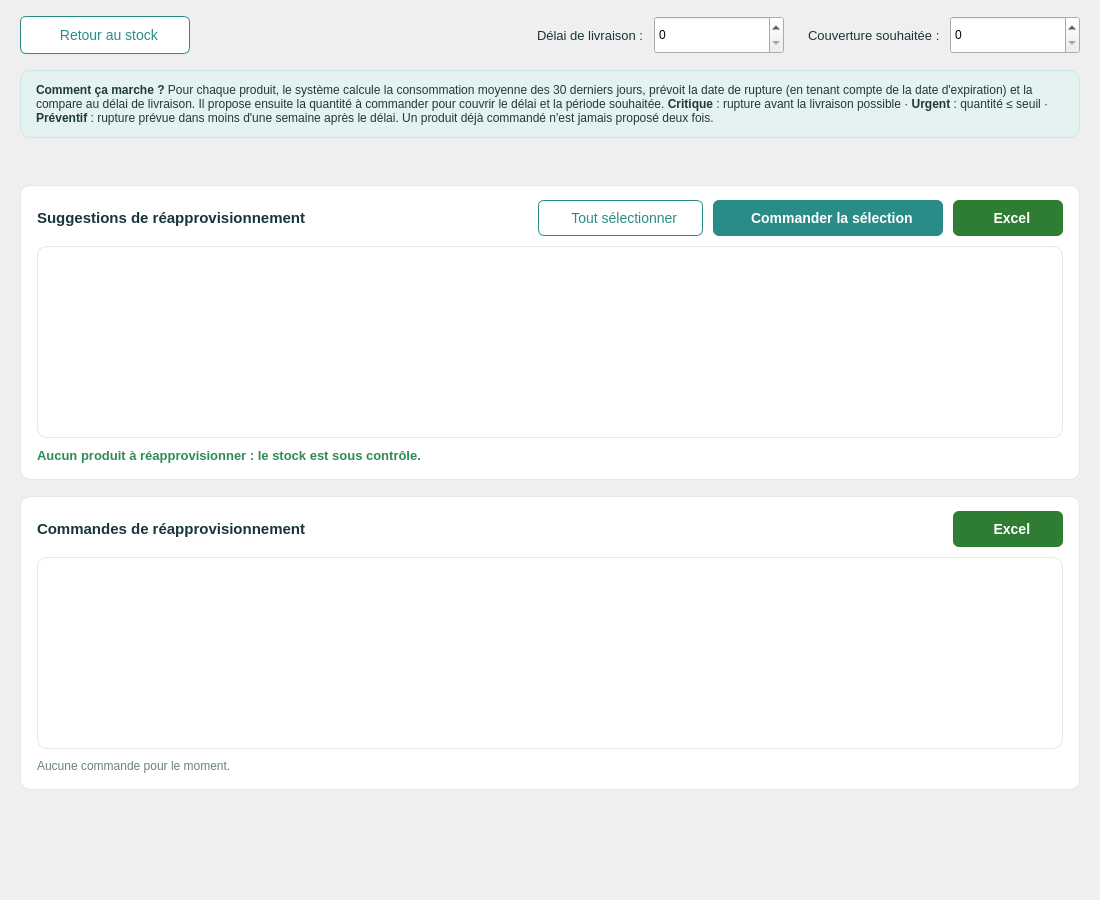
             <widget class="QWidget" name="contenuReappro">
              <property name="geometry">
               <rect>
                <x>0</x>
                <y>0</y>
                <width>1100</width>
                <height>900</height>
               </rect>
              </property>
              <property name="styleSheet">
               <string>#contenuReappro { background-color:#F4F8F8; }</string>
              </property>
              <layout class="QVBoxLayout" name="layoutContenuReappro">
               <property name="spacing">
                <number>16</number>
               </property>
               <property name="leftMargin">
                <number>20</number>
               </property>
               <property name="topMargin">
                <number>16</number>
               </property>
               <property name="rightMargin">
                <number>20</number>
               </property>
               <property name="bottomMargin">
                <number>25</number>
               </property>
               <item>
                <widget class="QWidget" name="barreReappro">
                 <layout class="QHBoxLayout" name="layout_barreReappro">
                  <property name="spacing">
                   <number>10</number>
                  </property>
                  <property name="leftMargin">
                   <number>0</number>
                  </property>
                  <property name="topMargin">
                   <number>0</number>
                  </property>
                  <property name="rightMargin">
                   <number>0</number>
                  </property>
                  <property name="bottomMargin">
                   <number>0</number>
                  </property>
                  <item>
                   <widget class="QPushButton" name="btnRetourStock">
                    <property name="minimumSize">
                     <size>
                      <width>170</width>
                      <height>38</height>
                     </size>
                    </property>
                    <property name="maximumSize">
                     <size>
                      <width>170</width>
                      <height>38</height>
                     </size>
                    </property>
                    <property name="cursor">
                     <cursorShape>PointingHandCursor</cursorShape>
                    </property>
                    <property name="styleSheet">
                     <string>QPushButton { background:white; color:#2A8C86; border:1px solid #2A8C86; border-radius:6px; font-size:14px; }
QPushButton:hover { background-color:#E6F2F1; }
QPushButton:disabled { color:#A9B8B8; border:1px solid #D5E0E0; background:#F4F7F7; }</string>
                    </property>
                    <property name="text">
                     <string>  Retour au stock</string>
                    </property>
                    <property name="icon">
                     <iconset resource="ressources.qrc">:/icones/fleche_gauche_teal.png<normaloff>:/icones/fleche_gauche_teal.png</normaloff>
                     </iconset>
                    </property>
                    <property name="iconSize">
                     <size>
                      <width>18</width>
                      <height>18</height>
                     </size>
                    </property>
                   </widget>
                  </item>
                  <item>
                   <spacer name="espaceBarreReappro">
                    <property name="orientation">
                     <enum>Qt::Horizontal</enum>
                    </property>
                    <property name="sizeHint" stdset="0">
                     <size>
                      <width>40</width>
                      <height>20</height>
                     </size>
                    </property>
                   </spacer>
                  </item>
                  <item>
                   <widget class="QLabel" name="lblDelaiStock">
                    <property name="styleSheet">
                     <string>color:#17363A; font-size:13px;</string>
                    </property>
                    <property name="text">
                     <string>Délai de livraison :</string>
                    </property>
                   </widget>
                  </item>
                  <item>
                   <widget class="QSpinBox" name="spinDelaiStock">
                    <property name="minimumSize">
                     <size>
                      <width>130</width>
                      <height>38</height>
                     </size>
                    </property>
                    <property name="maximumSize">
                     <size>
                      <width>130</width>
                      <height>38</height>
                     </size>
                    </property>
                    <property name="toolTip">
                     <string>Nombre de jours entre la commande et la livraison</string>
                    </property>
                   </widget>
                  </item>
                  <item>
                   <spacer name="espaceParam">
                    <property name="orientation">
                     <enum>Qt::Horizontal</enum>
                    </property>
                    <property name="sizeType">
                     <enum>QSizePolicy::Fixed</enum>
                    </property>
                    <property name="sizeHint" stdset="0">
                     <size>
                      <width>14</width>
                      <height>20</height>
                     </size>
                    </property>
                   </spacer>
                  </item>
                  <item>
                   <widget class="QLabel" name="lblCouvertureStock">
                    <property name="styleSheet">
                     <string>color:#17363A; font-size:13px;</string>
                    </property>
                    <property name="text">
                     <string>Couverture souhaitée :</string>
                    </property>
                   </widget>
                  </item>
                  <item>
                   <widget class="QSpinBox" name="spinCouvertureStock">
                    <property name="minimumSize">
                     <size>
                      <width>130</width>
                      <height>38</height>
                     </size>
                    </property>
                    <property name="maximumSize">
                     <size>
                      <width>130</width>
                      <height>38</height>
                     </size>
                    </property>
                    <property name="toolTip">
                     <string>Nombre de jours de consommation que la commande doit couvrir</string>
                    </property>
                   </widget>
                  </item>
                 </layout>
                </widget>
               </item>
               <item>
                <widget class="QLabel" name="lblExplicationStock">
                 <property name="styleSheet">
                  <string>background:#E4F2F1; border:1px solid #CFE5E3; border-radius:10px; padding:12px; color:#1E3A3A; font-size:12px;</string>
                 </property>
                 <property name="text">
                  <string>&lt;b&gt;Comment ça marche ?&lt;/b&gt; Pour chaque produit, le système calcule la consommation moyenne des 30 derniers jours, prévoit la date de rupture (en tenant compte de la date d'expiration) et la compare au délai de livraison. Il propose ensuite la quantité à commander pour couvrir le délai et la période souhaitée. &lt;b&gt;Critique&lt;/b&gt; : rupture avant la livraison possible · &lt;b&gt;Urgent&lt;/b&gt; : quantité ≤ seuil · &lt;b&gt;Préventif&lt;/b&gt; : rupture prévue dans moins d'une semaine après le délai. Un produit déjà commandé n'est jamais proposé deux fois.</string>
                 </property>
                 <property name="textFormat">
                  <enum>Qt::RichText</enum>
                 </property>
                 <property name="wordWrap">
                  <bool>true</bool>
                 </property>
                </widget>
               </item>
               <item>
                <widget class="QLabel" name="lblCompteursStock">
                 <property name="styleSheet">
                  <string>font-size:13px; color:#1E3A3A;</string>
                 </property>
                 <property name="text">
                  <string />
                 </property>
                 <property name="textFormat">
                  <enum>Qt::RichText</enum>
                 </property>
                </widget>
               </item>
               <item>
                <widget class="QFrame" name="frameSuggestionsStock">
                 <property name="styleSheet">
                  <string>.QFrame { background-color:white; border:1px solid #E0E8E8; border-radius:10px; }</string>
                 </property>
                 <layout class="QVBoxLayout" name="layoutSuggestions">
                  <property name="spacing">
                   <number>10</number>
                  </property>
                  <property name="leftMargin">
                   <number>16</number>
                  </property>
                  <property name="topMargin">
                   <number>14</number>
                  </property>
                  <property name="rightMargin">
                   <number>16</number>
                  </property>
                  <property name="bottomMargin">
                   <number>16</number>
                  </property>
                  <item>
                   <widget class="QWidget" name="enteteSuggestionsStock">
                    <layout class="QHBoxLayout" name="layout_enteteSuggestions">
                     <property name="spacing">
                      <number>10</number>
                     </property>
                     <property name="leftMargin">
                      <number>0</number>
                     </property>
                     <property name="topMargin">
                      <number>0</number>
                     </property>
                     <property name="rightMargin">
                      <number>0</number>
                     </property>
                     <property name="bottomMargin">
                      <number>0</number>
                     </property>
                     <item>
                      <widget class="QLabel" name="lblSuggTitreStock">
                       <property name="styleSheet">
                        <string>color:#17363A; font-size:15px; font-weight:bold;</string>
                       </property>
                       <property name="text">
                        <string>Suggestions de réapprovisionnement</string>
                       </property>
                      </widget>
                     </item>
                     <item>
                      <spacer name="espaceSugg">
                       <property name="orientation">
                        <enum>Qt::Horizontal</enum>
                       </property>
                       <property name="sizeHint" stdset="0">
                        <size>
                         <width>40</width>
                         <height>20</height>
                        </size>
                       </property>
                      </spacer>
                     </item>
                     <item>
                      <widget class="QPushButton" name="btnToutSelectionnerStock">
                       <property name="minimumSize">
                        <size>
                         <width>165</width>
                         <height>36</height>
                        </size>
                       </property>
                       <property name="maximumSize">
                        <size>
                         <width>165</width>
                         <height>36</height>
                        </size>
                       </property>
                       <property name="cursor">
                        <cursorShape>PointingHandCursor</cursorShape>
                       </property>
                       <property name="styleSheet">
                        <string>QPushButton { background:white; color:#2A8C86; border:1px solid #2A8C86; border-radius:6px; font-size:14px; }
QPushButton:hover { background-color:#E6F2F1; }
QPushButton:disabled { color:#A9B8B8; border:1px solid #D5E0E0; background:#F4F7F7; }</string>
                       </property>
                       <property name="text">
                        <string>  Tout sélectionner</string>
                       </property>
                       <property name="icon">
                        <iconset resource="ressources.qrc">:/icones/check_teal.png<normaloff>:/icones/check_teal.png</normaloff>
                        </iconset>
                       </property>
                       <property name="iconSize">
                        <size>
                         <width>16</width>
                         <height>16</height>
                        </size>
                       </property>
                      </widget>
                     </item>
                     <item>
                      <widget class="QPushButton" name="btnCommanderSelectionStock">
                       <property name="minimumSize">
                        <size>
                         <width>230</width>
                         <height>36</height>
                        </size>
                       </property>
                       <property name="maximumSize">
                        <size>
                         <width>230</width>
                         <height>36</height>
                        </size>
                       </property>
                       <property name="cursor">
                        <cursorShape>PointingHandCursor</cursorShape>
                       </property>
                       <property name="styleSheet">
                        <string>QPushButton { background-color:#2A8C86; color:white; border:none; border-radius:6px; font-size:14px; font-weight:bold; }
QPushButton:hover { background-color:#237872; }
QPushButton:disabled { background-color:#B7D3D1; color:white; }</string>
                       </property>
                       <property name="text">
                        <string>  Commander la sélection</string>
                       </property>
                       <property name="icon">
                        <iconset resource="ressources.qrc">:/icones/cart_white.png<normaloff>:/icones/cart_white.png</normaloff>
                        </iconset>
                       </property>
                       <property name="iconSize">
                        <size>
                         <width>18</width>
                         <height>18</height>
                        </size>
                       </property>
                      </widget>
                     </item>
                     <item>
                      <widget class="QPushButton" name="btnExcelSuggestionsStock">
                       <property name="minimumSize">
                        <size>
                         <width>110</width>
                         <height>36</height>
                        </size>
                       </property>
                       <property name="maximumSize">
                        <size>
                         <width>110</width>
                         <height>36</height>
                        </size>
                       </property>
                       <property name="cursor">
                        <cursorShape>PointingHandCursor</cursorShape>
                       </property>
                       <property name="styleSheet">
                        <string>QPushButton { background-color:#2E7D32; color:white; border:none; border-radius:6px; font-size:14px; font-weight:bold; }
QPushButton:hover { background-color:#256628; }</string>
                       </property>
                       <property name="text">
                        <string>  Excel</string>
                       </property>
                       <property name="icon">
                        <iconset resource="ressources.qrc">:/icones/download_white.png<normaloff>:/icones/download_white.png</normaloff>
                        </iconset>
                       </property>
                       <property name="iconSize">
                        <size>
                         <width>18</width>
                         <height>18</height>
                        </size>
                       </property>
                      </widget>
                     </item>
                    </layout>
                   </widget>
                  </item>
                  <item>
                   <widget class="QTableWidget" name="tableSuggestionsStock">
                    <property name="styleSheet">
                     <string>QTableWidget { background:white; border:1px solid #E0E8E8; border-radius:10px;
  gridline-color:#EEF2F2; font-size:12px; color:#1E3A3A; }
QHeaderView::section { background:#F7FAFA; color:#1E3A3A; font-weight:bold; font-size:12px;
  border:none; border-bottom:1px solid #E0E8E8; padding-left:8px; }
QTableWidget::item { padding-left:8px; }
QTableWidget::item:selected { background:#E6F2F1; color:#1E3A3A; }
QTableWidget::indicator { width:16px; height:16px; }</string>
                    </property>
                   </widget>
                  </item>
                  <item>
                   <widget class="QLabel" name="lblAucuneSuggestionStock">
                    <property name="styleSheet">
                     <string>color:#2E8B57; font-size:13px; font-weight:bold;</string>
                    </property>
                    <property name="text">
                     <string>Aucun produit à réapprovisionner : le stock est sous contrôle.</string>
                    </property>
                   </widget>
                  </item>
                 </layout>
                </widget>
               </item>
               <item>
                <widget class="QFrame" name="frameCommandesStock">
                 <property name="styleSheet">
                  <string>.QFrame { background-color:white; border:1px solid #E0E8E8; border-radius:10px; }</string>
                 </property>
                 <layout class="QVBoxLayout" name="layoutCommandes">
                  <property name="spacing">
                   <number>10</number>
                  </property>
                  <property name="leftMargin">
                   <number>16</number>
                  </property>
                  <property name="topMargin">
                   <number>14</number>
                  </property>
                  <property name="rightMargin">
                   <number>16</number>
                  </property>
                  <property name="bottomMargin">
                   <number>16</number>
                  </property>
                  <item>
                   <widget class="QWidget" name="enteteCommandesStock">
                    <layout class="QHBoxLayout" name="layout_enteteCommandes">
                     <property name="spacing">
                      <number>10</number>
                     </property>
                     <property name="leftMargin">
                      <number>0</number>
                     </property>
                     <property name="topMargin">
                      <number>0</number>
                     </property>
                     <property name="rightMargin">
                      <number>0</number>
                     </property>
                     <property name="bottomMargin">
                      <number>0</number>
                     </property>
                     <item>
                      <widget class="QLabel" name="lblCmdTitreStock">
                       <property name="styleSheet">
                        <string>color:#17363A; font-size:15px; font-weight:bold;</string>
                       </property>
                       <property name="text">
                        <string>Commandes de réapprovisionnement</string>
                       </property>
                      </widget>
                     </item>
                     <item>
                      <spacer name="espaceCmd">
                       <property name="orientation">
                        <enum>Qt::Horizontal</enum>
                       </property>
                       <property name="sizeHint" stdset="0">
                        <size>
                         <width>40</width>
                         <height>20</height>
                        </size>
                       </property>
                      </spacer>
                     </item>
                     <item>
                      <widget class="QPushButton" name="btnExcelCommandesStock">
                       <property name="minimumSize">
                        <size>
                         <width>110</width>
                         <height>36</height>
                        </size>
                       </property>
                       <property name="maximumSize">
                        <size>
                         <width>110</width>
                         <height>36</height>
                        </size>
                       </property>
                       <property name="cursor">
                        <cursorShape>PointingHandCursor</cursorShape>
                       </property>
                       <property name="styleSheet">
                        <string>QPushButton { background-color:#2E7D32; color:white; border:none; border-radius:6px; font-size:14px; font-weight:bold; }
QPushButton:hover { background-color:#256628; }</string>
                       </property>
                       <property name="text">
                        <string>  Excel</string>
                       </property>
                       <property name="icon">
                        <iconset resource="ressources.qrc">:/icones/download_white.png<normaloff>:/icones/download_white.png</normaloff>
                        </iconset>
                       </property>
                       <property name="iconSize">
                        <size>
                         <width>18</width>
                         <height>18</height>
                        </size>
                       </property>
                      </widget>
                     </item>
                    </layout>
                   </widget>
                  </item>
                  <item>
                   <widget class="QTableWidget" name="tableCommandesStock">
                    <property name="styleSheet">
                     <string>QTableWidget { background:white; border:1px solid #E0E8E8; border-radius:10px;
  gridline-color:#EEF2F2; font-size:12px; color:#1E3A3A; }
QHeaderView::section { background:#F7FAFA; color:#1E3A3A; font-weight:bold; font-size:12px;
  border:none; border-bottom:1px solid #E0E8E8; padding-left:8px; }
QTableWidget::item { padding-left:8px; }
QTableWidget::item:selected { background:#E6F2F1; color:#1E3A3A; }
QTableWidget::indicator { width:16px; height:16px; }</string>
                    </property>
                   </widget>
                  </item>
                  <item>
                   <widget class="QLabel" name="lblAucuneCommandeStock">
                    <property name="styleSheet">
                     <string>color:#6B8080; font-size:12px;</string>
                    </property>
                    <property name="text">
                     <string>Aucune commande pour le moment.</string>
                    </property>
                   </widget>
                  </item>
                 </layout>
                </widget>
               </item>
               <item>
                <spacer name="espaceBasReappro">
                 <property name="orientation">
                  <enum>Qt::Vertical</enum>
                 </property>
                 <property name="sizeHint" stdset="0">
                  <size>
                   <width>40</width>
                   <height>20</height>
                  </size>
                 </property>
                </spacer>
               </item>
              </layout>
             </widget>
